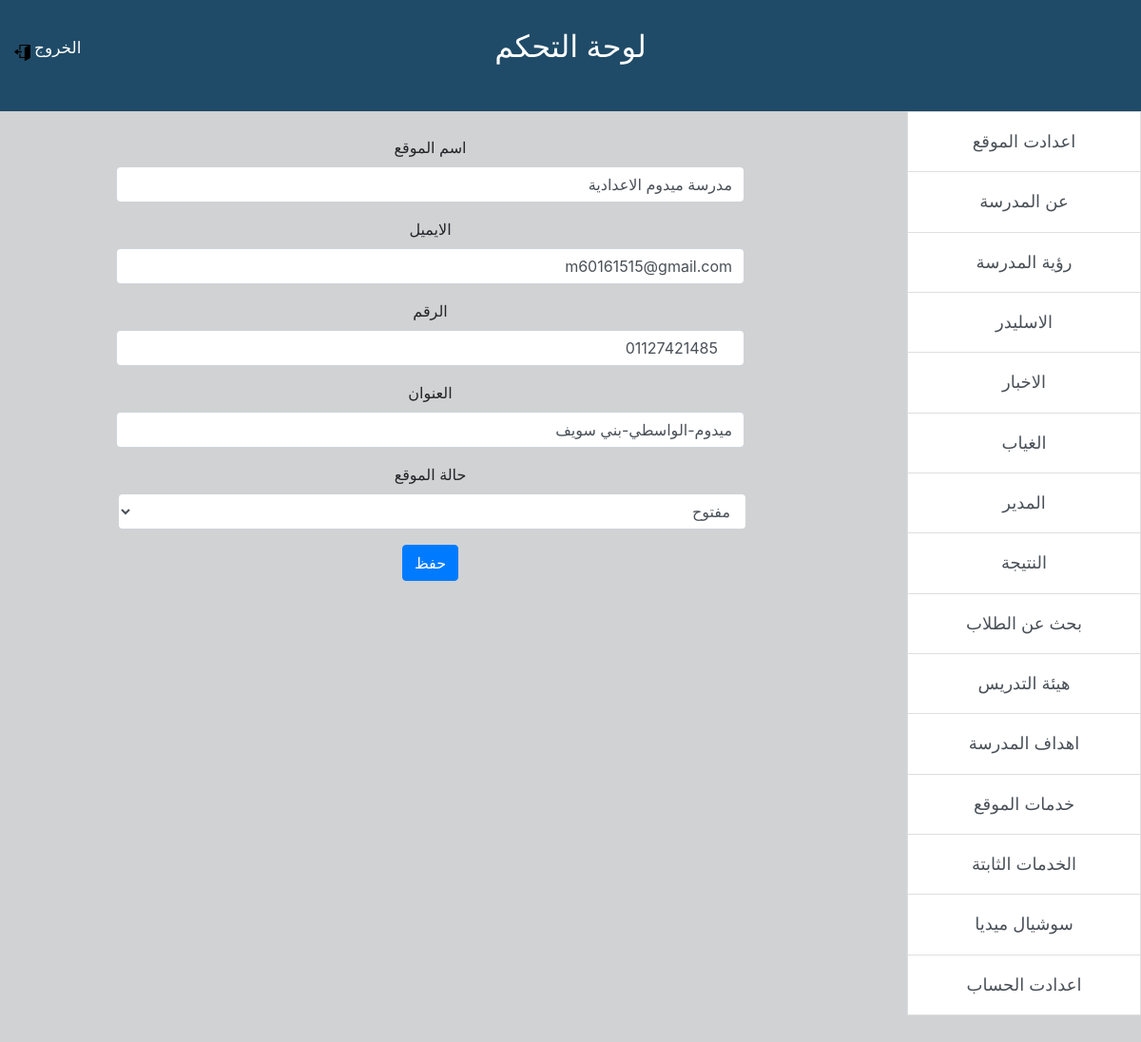
Screenshot of /control/setting.php (signed in) with the database file from the repository.
### tables this page shows
CREATE TABLE `settingsite` (
  `siteid` int(11) NOT NULL,
  `sitename` varchar(255) NOT NULL,
  `email` varchar(255) NOT NULL,
  `number` varchar(255) NOT NULL,
  `address` varchar(255) NOT NULL,
  `status` int(1) NOT NULL
);

### control/setting.php (the view, shortened to what this page needs)
<?php
if (isset($_SESSION['username'])) {
    include "init.php";
    $select = $con->prepare("SELECT * FROM settingsite WHERE siteid='1'");
    $select->execute();
    $fetch = $select->fetch();?>
            <div class='group-form' >
            <form method="POST">
                <div class="form-group">
                    <label for="exampleInputEmail1">اسم الموقع</label>
                    <input type="text" class="form-control" name='sitename' value='<?php if (isset($fetch)) {
        echo $fetch['sitename'];
    }?>'  aria-describedby="emailHelp" placeholder="ادخل اسم الموقع">
                </div>
                <div class="form-group">
                    <label for="">الايميل</label>
                    <input type="email" class="form-control" name='email' value='<?php if (isset($fetch)) {
        echo $fetch['email'];
    }?>'  placeholder="ادخل الايميل">
                </div>
                <div class="form-group">
                    <label for="">الرقم</label>
                    <input type="number" class="form-control" name='number'  value='<?php if (isset($fetch)) {
        echo $fetch['number'];
    }?>' placeholder="ادخل الرقم">
                </div>
                <div class="form-group">
                    <label for="">العنوان</label>
                    <input type="text" class="form-control" name='address' value='<?php if (isset($fetch)) {
        echo $fetch['address'];
    }?>' placeholder="ادخل العنوان">
                </div>
                <?php
if (isset($fetch)) {
        if ($fetch['status'] == 1) {?>
                            <div class="form-group">
                                <label for="exampleFormControlSelect1">حالة الموقع</label>
                                <select class="form-control" id="exampleFormControlSelect1" name='status'>
                                    <option value=1>مفتوح</option>
                                </select>
                            </div>
                        <?php }
    }?>
                <button type="submit" class="btn btn-primary">حفظ</button>
            </form>
            </div>
       <?php
include $temp . "footer.php";
} else {
    header('location:index.php');
}
?>

### control/layout/css/control.css (style rules this page uses)
body { overflow-x: hidden; background-color: #D1D2D3; }
.group-form { width: 700px; position: relative; text-align: center; top: -798px; right: -176px; }
.group-form input { text-align: right }
.group-form select { direction: rtl; position: relative; top: 0px; right: -2px; }

### control/layout/css/screencontrol.css (style rules this page uses)
@media (min-width:1151px) and (max-width:1299px) { .group-form { width: 661px; top: -808px; right: -122px; } }

### rows the page displays
settingsite: sitename "مدرسة ميدوم الاعدادية", email "m60161515@gmail.com", number "01127421485", address "ميدوم-الواسطي-بني سويف"
